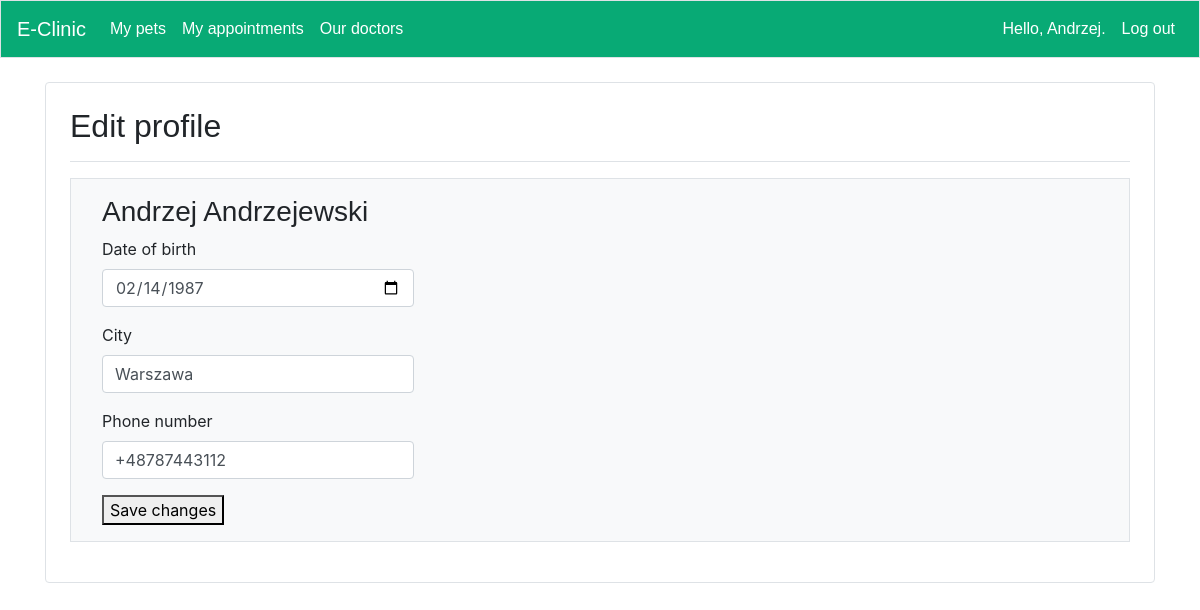
The app's page /users/profile/edit (signed in) with its own data.
### user/models.py (models this page shows, shortened)
class Profile(models.Model):
    user = models.OneToOneField(User,default=None, null=True, on_delete=models.CASCADE)
    phone_number = models.CharField(verbose_name=_lazy('phone_number'),
                                    max_length=15,
                                    blank=True,
                                    null=True,)
    city = models.CharField(verbose_name=_lazy('city'),
                            max_length=100,
                            blank=True,
                            null=True,)
    birth_date = models.DateField(null=True, blank=True)

### user/views.py (the view)
# urls.py: path('profile/edit', views.edit_profile, name='edit_profile'),
@login_required
def edit_profile(request):
    profile = Profile.objects.get(user=request.user.id)
    form = ProfileForm(request.POST or None, instance=profile)
    if request.method=='POST':
        if form.is_valid():
            form.save()
            return redirect('user:profile')
    return render(request, 'registration/edit_profile.html', {'form': form})

### user/forms.py
class ProfileForm(forms.ModelForm):
    city = forms.CharField(label=_lazy('City'),
                            validators=[RegexValidator(regex='^([A-ZŁŚĆĄŻŹÓĆŃĘ]{1}[a-zążźśęćńół]{1,20}(\-|\ ){0,1}){1,4}$',
                            message=_lazy('City should have first letter upper case and cannot contain special characters'))],
                            widget = forms.Textarea(attrs={'cols': 5, 'rows': 1,'class':'form-control','style':'resize:none;'}))
    phone_number = forms.CharField(label=_lazy('Phone number'),
                            validators=[RegexValidator(regex='^\+?1?\d{9,15}$',
                            message=_lazy("Phone number must be entered in the format: '+999999999'. Up to 15 digits allowed."))],
                            widget = forms.Textarea(attrs={'cols': 5, 'rows': 1,'class':'form-control','style':'resize:none;'}))
    birth_date = forms.DateField(label=_lazy('Date of birth'),
                                widget=DateInput(format=('%Y-%m-%d'),attrs={'cols': 5, 'rows': 1,'class':'form-control','style':'resize:none;'}))
    class Meta:
        model = Profile
        fields = ('birth_date','city','phone_number')
        exclude=['user']

### user/templates/registration/edit_profile.html (shortened to what this page needs)
{% extends 'app/base.html' %}
{% load i18n %}
{% load crispy_forms_tags %}
{% load widget_tweaks %}
{% block page_header %}
<h2>{% trans "Edit profile" %}</h2>
{% endblock page_header %}
{% block content %}
<div class="container p-3 my-3 bg-light text-black border">
  <div class = "offser-3 col-md-4">
    <form method="post">
        <h3>{{user.first_name}} {{user.last_name}}</h3>
        {{ form|crispy}}
        <button type="submit">{% trans "Save changes" %}</button>
      </form>
  </div>
</div>
  {%endblock content%}

### app/templates/app/base.html (shortened to what this page needs)
<!doctype html>
<html lang="en">
  <head>
    {% load bootstrap4 %}
    {% load i18n %}
    {% load user_tags %}
    {% load static %}
    {% bootstrap_css%}
    <link rel="stylesheet" type="text/css" href="{% static 'css/base.css' %}">
  </head>
  <body>
    <nav class="navbar navbar-custom navbar-expand-md navbar-light  mb-4 border">
      <a class="navbar-brand" href="{% url 'app:index'%}">
          E-Clinic</a>
      <div class="collapse navbar-collapse" id="navbarCollapse">
        <ul class="navbar-nav mr-auto" id="links">
          {% if request.user.is_active and request.user.is_staff %}
            {% if request.user|has_group:"Doctors" %}
            <li class="nav-item" ><a class="nav-link"  href="{% url 'app:my_schedule' 0%}">{% trans "My schedule" %}</a></li>
            {% endif %}
            {% if request.user|has_group:"Admin" %}
            <li class="nav-item"><a class="nav-link" href="{% url 'app:browse_clients' %}">{% trans "Browse Clients" %}</a></li>
            {% endif %}
          {% else %}
          {% if user.is_authenticated%}
          <li class="nav-item"><a class="nav-link" href="{% url 'app:animals'%}">{% trans "My pets" %}</a></li>
          <li class="nav-item"><a class="nav-link" href="{% url 'app:my_appointments'%}">{% trans "My appointments" %}</a></li>
          {% endif %}
          {%endif%}
          <li class="nav-item"><a class="nav-link" href="{% url 'app:doctors'%}">{% trans "Our doctors" %}</a></li>
        </ul>
        <ul class="navbar-nav ml-auto" id="links">
          {% if user.is_authenticated %}
            <li class="nav-item">
              <a class="nav-link" href="{% url 'user:profile' %}">{% trans "Hello,"%} {{ user.first_name }}.</a>
            </li>
            <li class="nav-item">
              <a class="nav-link" href="{% url 'user:logout' %}">{% trans "Log out" %}</a>
            </li>
          {% else %}
            <li class="nav-item">
              <a class="nav-link" href="{% url 'user:register' %}">{% trans "Register" %}</a>
            </li>
            <li class="nav-item">
              <a class="nav-link" href="{% url 'user:login' %}">{% trans "Log in" %}</a></li>
          {% endif %}
        </ul>
      </div>
    </nav>
    <main class="container">
      <div class="container p-4 my-4  text-black border rounded position-relative">
      <div class="pb-2 mb-2 border-bottom">
        {% block page_header %}{% endblock page_header %}
      </div>
      <div>
        {% block content %}{% endblock content %}
      </div>
    </div>
    </main>
  </body>
</html>

### static/css/base.css (style rules this page uses)
h2 { font-family: 'arial'; }
h3 { font-family: 'arial'; }
a { font-family :'arial'; }
.navbar-custom { background-color: #08aa75; }
.navbar-custom .navbar-brand, .navbar-custom .navbar-text { font-family :'arial'; color:white; }
#links a { font-family: 'arial'; color:white; }

### records on screen
Profile: birth_date "02/14/1987", city "Warszawa", phone_number "+48787443112"

### other values on screen
{{ user.first_name }} "Andrzej"
{{ user.last_name }} "Andrzejewski"
